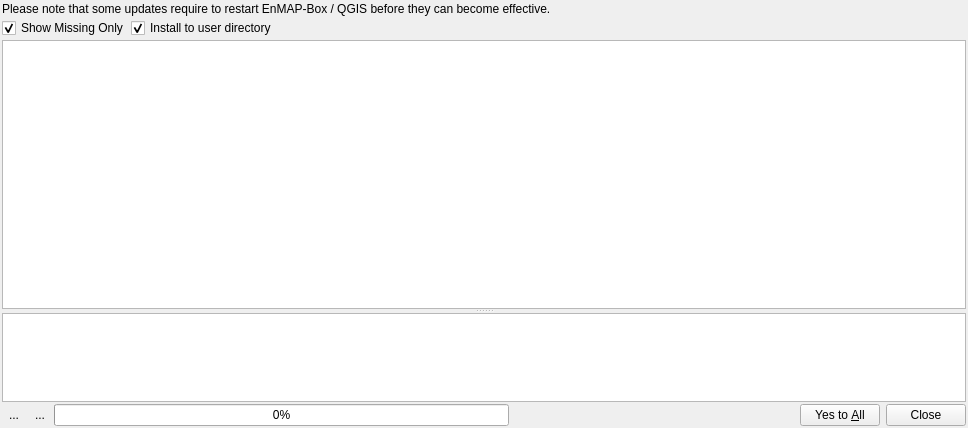
<?xml version="1.0" encoding="UTF-8"?>
<ui version="4.0">
 <class>PIPPackageInstallerWidget</class>
 <widget class="QWidget" name="PIPPackageInstallerWidget">
  <property name="geometry">
   <rect>
    <x>0</x>
    <y>0</y>
    <width>968</width>
    <height>428</height>
   </rect>
  </property>
  <property name="windowTitle">
   <string>PIP Package Installer</string>
  </property>
  <layout class="QVBoxLayout" name="verticalLayout">
   <property name="spacing">
    <number>2</number>
   </property>
   <property name="leftMargin">
    <number>2</number>
   </property>
   <property name="topMargin">
    <number>2</number>
   </property>
   <property name="rightMargin">
    <number>2</number>
   </property>
   <property name="bottomMargin">
    <number>2</number>
   </property>
   <item>
    <widget class="QLabel" name="label">
     <property name="text">
      <string>Please note that some updates require to restart EnMAP-Box / QGIS before they can become effective.</string>
     </property>
    </widget>
   </item>
   <item>
    <layout class="QHBoxLayout" name="horizontalLayout">
     <property name="spacing">
      <number>2</number>
     </property>
     <property name="topMargin">
      <number>0</number>
     </property>
     <item>
      <widget class="QCheckBox" name="cbMissingOnly">
       <property name="text">
        <string>Show Missing Only</string>
       </property>
       <property name="checked">
        <bool>true</bool>
       </property>
      </widget>
     </item>
     <item>
      <widget class="QCheckBox" name="cbUser">
       <property name="enabled">
        <bool>true</bool>
       </property>
       <property name="text">
        <string>Install to user directory</string>
       </property>
       <property name="checked">
        <bool>true</bool>
       </property>
      </widget>
     </item>
     <item>
      <spacer name="horizontalSpacer">
       <property name="orientation">
        <enum>Qt::Horizontal</enum>
       </property>
       <property name="sizeHint" stdset="0">
        <size>
         <width>40</width>
         <height>20</height>
        </size>
       </property>
      </spacer>
     </item>
    </layout>
   </item>
   <item>
    <widget class="QSplitter" name="splitter">
     <property name="orientation">
      <enum>Qt::Vertical</enum>
     </property>
     <widget class="PIPPackageInstallerTableView" name="tableView">
      <property name="sizePolicy">
       <sizepolicy hsizetype="Expanding" vsizetype="Preferred">
        <horstretch>0</horstretch>
        <verstretch>3</verstretch>
       </sizepolicy>
      </property>
      <property name="selectionBehavior">
       <enum>QAbstractItemView::SelectRows</enum>
      </property>
      <property name="wordWrap">
       <bool>false</bool>
      </property>
      <attribute name="horizontalHeaderStretchLastSection">
       <bool>true</bool>
      </attribute>
      <attribute name="verticalHeaderVisible">
       <bool>false</bool>
      </attribute>
     </widget>
     <widget class="QTextBrowser" name="textBrowser">
      <property name="sizePolicy">
       <sizepolicy hsizetype="Expanding" vsizetype="Preferred">
        <horstretch>0</horstretch>
        <verstretch>1</verstretch>
       </sizepolicy>
      </property>
      <property name="openExternalLinks">
       <bool>true</bool>
      </property>
     </widget>
    </widget>
   </item>
   <item>
    <layout class="QHBoxLayout" name="horizontalLayout_2">
     <property name="spacing">
      <number>2</number>
     </property>
     <property name="topMargin">
      <number>0</number>
     </property>
     <item>
      <widget class="QToolButton" name="btnClearConsole">
       <property name="text">
        <string>...</string>
       </property>
       <property name="icon">
        <iconset resource="../../../../QGIS/images/images.qrc">
         <normaloff>:/images/themes/default/console/iconClearConsole.svg</normaloff>:/images/themes/default/console/iconClearConsole.svg</iconset>
       </property>
       <property name="autoRaise">
        <bool>true</bool>
       </property>
      </widget>
     </item>
     <item>
      <widget class="QToolButton" name="btnCopyConsole">
       <property name="text">
        <string>...</string>
       </property>
       <property name="icon">
        <iconset resource="../../../../QGIS/images/images.qrc">
         <normaloff>:/images/themes/default/mActionEditCopy.svg</normaloff>:/images/themes/default/mActionEditCopy.svg</iconset>
       </property>
       <property name="autoRaise">
        <bool>true</bool>
       </property>
      </widget>
     </item>
     <item>
      <widget class="QProgressBar" name="progressBar">
       <property name="value">
        <number>0</number>
       </property>
      </widget>
     </item>
     <item>
      <widget class="QDialogButtonBox" name="buttonBox">
       <property name="standardButtons">
        <set>QDialogButtonBox::Close|QDialogButtonBox::YesToAll</set>
       </property>
      </widget>
     </item>
    </layout>
   </item>
  </layout>
  <action name="actionClearConsole">
   <property name="icon">
    <iconset resource="../../../../QGIS/images/images.qrc">
     <normaloff>:/images/themes/default/console/iconClearConsole.svg</normaloff>:/images/themes/default/console/iconClearConsole.svg</iconset>
   </property>
   <property name="text">
    <string>Clear Console</string>
   </property>
  </action>
  <action name="actionCopyConsole">
   <property name="icon">
    <iconset resource="../../../../QGIS/images/images.qrc">
     <normaloff>:/images/themes/default/mActionEditCopy.svg</normaloff>:/images/themes/default/mActionEditCopy.svg</iconset>
   </property>
   <property name="text">
    <string>Copy Console</string>
   </property>
  </action>
 </widget>
 <customwidgets>
  <customwidget>
   <class>PIPPackageInstallerTableView</class>
   <extends>QTableView</extends>
   <header>enmapbox.dependencycheck</header>
  </customwidget>
 </customwidgets>
 <resources>
  <include location="../../../../QGIS/images/images.qrc"/>
 </resources>
 <connections/>
</ui>
